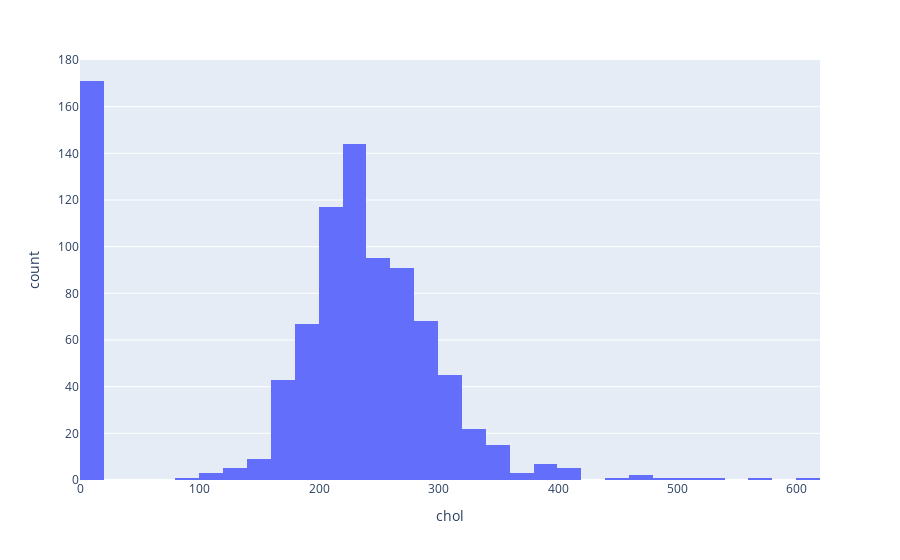

Write notebook code for a chart like this one.
### Code cell
# Let's plot chol level
fig = px.histogram(df, x = 'chol')
fig.show()

### Figure 1 — Plotly figure (JSON) as saved in the notebook; plotly's stock layout.template omitted (floating-point values rounded to 4 significant figures; data arrays with more than 128 entries replaced by an {"elided": "..."} marker saying what was removed)
{"data": [{"alignmentgroup": "True", "bingroup": "x", "hovertemplate": "chol=%{x}<br>count=%{y}<extra></extra>", "legendgroup": "", "marker": {"color": "#636efa", "pattern": {"shape": ""}}, "name": "", "offsetgroup": "", "orientation": "v", "showlegend": false, "type": "histogram", "x": {"elided": "919 int values"}, "xaxis": "x", "yaxis": "y"}], "layout": {"barmode": "relative", "legend": {"tracegroupgap": 0}, "margin": {"t": 60}, "xaxis": {"anchor": "y", "domain": [0, 1], "title": {"text": "chol"}}, "yaxis": {"anchor": "x", "domain": [0, 1], "title": {"text": "count"}}}}
